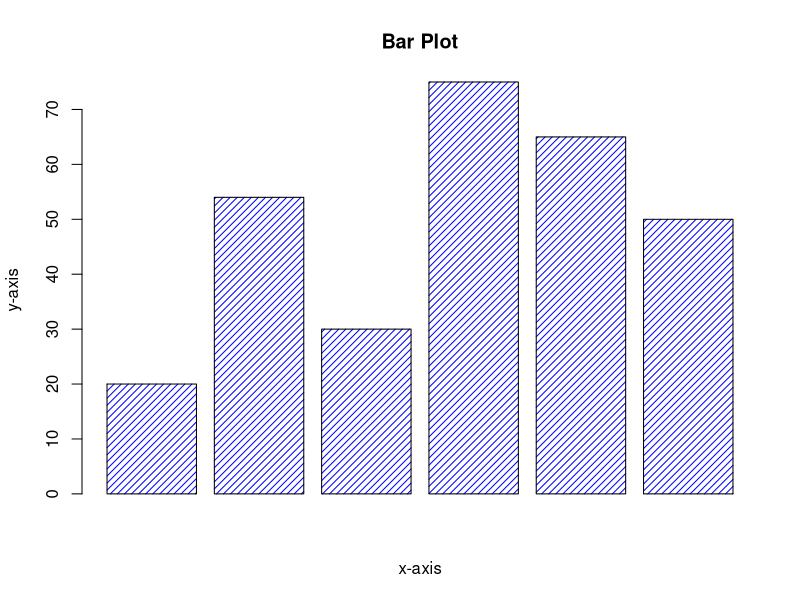

Source code (R):
temp <- c(20,54,30,75,65,50)
result <- barplot(temp, col="blue", main="Bar Plot", density=20, xlab="x-axis", ylab="y-axis")
print(result)
